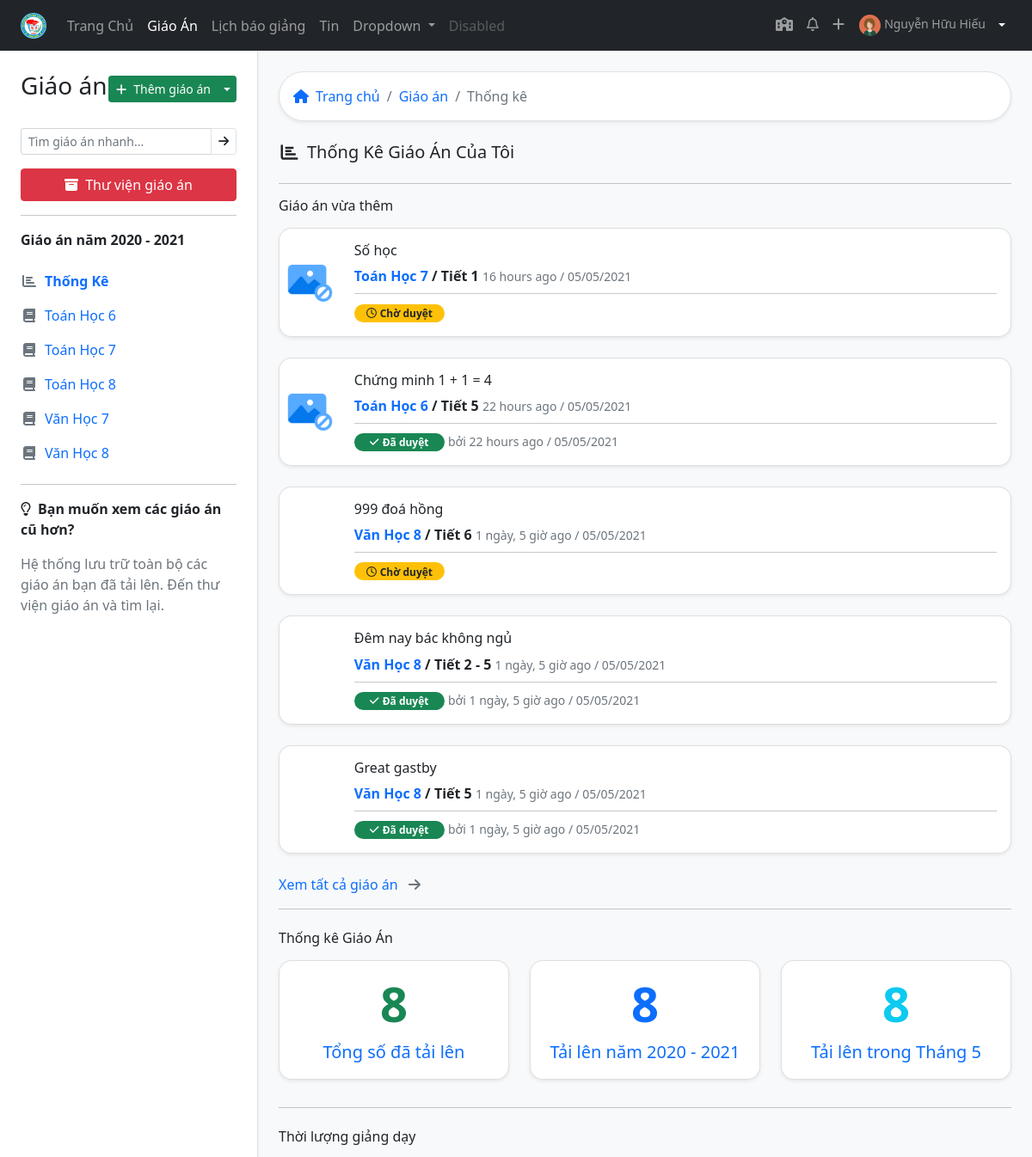
Before: /lessondashboard/ (signed in, upper part) with the older database file.
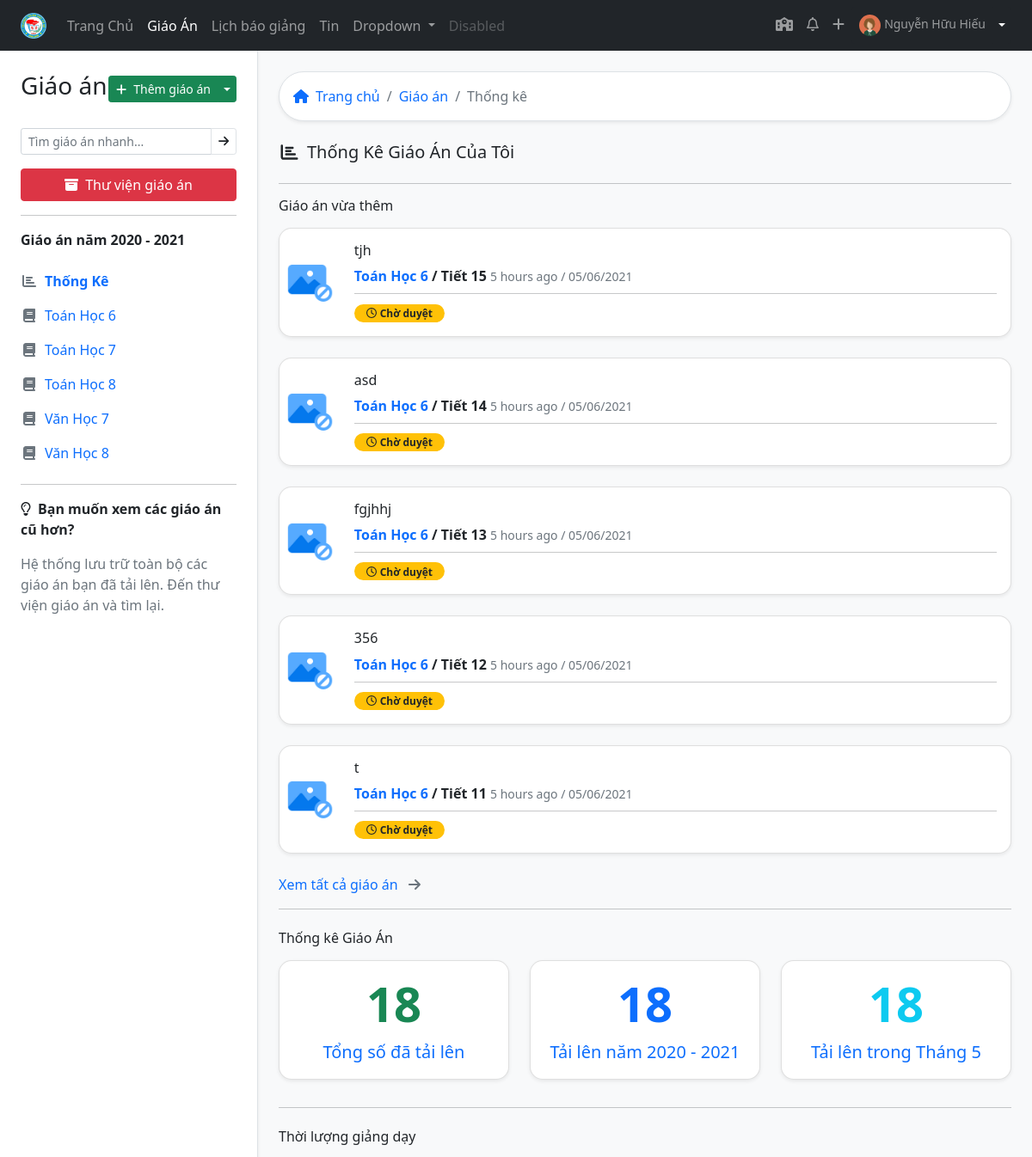
After: the same page with the newer database file.
### lessonmanagement/models.py (models this page shows, shortened)
class SchoolAbstract(models.Model):
    title = models.CharField(max_length=50, verbose_name="Tiêu đề")
    description = models.CharField(max_length=200, verbose_name="Mô tả sơ lược", blank=True)
    cover = models.ImageField(upload_to="coverimages/", verbose_name="Ảnh bìa", null = True, blank = True)
    class Meta:
        abstract = True

class Subject(SchoolAbstract):
    group = models.ForeignKey("GroupSubject", related_name='subject123',on_delete=models.SET_NULL, null=True, blank=True, verbose_name='Bộ môn')
    subject_slug = models.SlugField(max_length=50, null=True, blank=True)
    class Meta:
        verbose_name = "Môn học"
        verbose_name_plural = "Môn học"

class Lesson(models.Model):
    title = models.CharField(max_length=200)
    lesson_path = models.FileField(blank=True, null=True)
    upload_time = models.DateTimeField(blank=True, null=True)
    edit_time = models.DateTimeField(blank=True, null=True)
    LEVEL_CHOICES = [
        (6, 6),
        (7, 7),
        (8, 8),
        (9, 9)
    ]
    level = models.IntegerField(choices=LEVEL_CHOICES)
    description = models.CharField(max_length=200, null=True, blank=True)
    teacher = models.ForeignKey(Teacher, on_delete=models.CASCADE)
    subject = models.ForeignKey(Subject, on_delete=models.CASCADE)
    start_number_lesson = models.IntegerField(help_text="Bài giảng này ở tiết số mấy")
    cout_number_lesson = models.IntegerField(help_text="Bài giảng này trong bao nhiêu tiết")
    schoolyear = models.ForeignKey("Schoolyear", on_delete=models.CASCADE, blank=True, null=True)
    classyear = models.ManyToManyField(Classyear, through="LessonClassyear")
    STATUS_CHOICES = [
    ('pending', 'Chờ duyệt'),
    ('acept', 'Đã duyệt'),
    ('deny', 'Bị từ chối'),
    ]
    status = models.CharField(max_length=10, blank=True, choices=STATUS_CHOICES ,default='pending')
    checker = models.ForeignKey(Teacher, related_name="lesson_checker" ,on_delete=models.SET_NULL, null=True, blank=True)
    check_date = models.DateTimeField(auto_now=True)
    note_checker = models.CharField(max_length=200, blank=True)
    class Meta:
        verbose_name = "Giáo Án"
        verbose_name_plural = "Giáo Án"
        ordering = ["-upload_time"]
    def start_year_level(self):
        if now.month < 9:
            return school_year_def(self.upload_time) - self.level + 6
        else:
            return school_year_def(self.upload_time) - self.level + 7

class Teacher(models.Model):
    user = models.OneToOneField(User, on_delete=models.SET_NULL, blank=True, null=True, verbose_name="Tài khoản đăng nhập", help_text="Tài khoản đăng nhập viết liền không dấu. Ví dụ: nhhieu. Viết tắt của Nguyễn Hữu Hiếu. Nếu trùng họ tên thì thêm số vào sau, ví dụ nhhieu2")
    firstname = models.CharField("Họ",max_length=20, blank=True)
    lastname = models.CharField("Tên", max_length=20, blank=True)
    zalo_number = models.DecimalField(verbose_name="Số điện thoại",help_text="Số điện thoại có đăng ký zalo, sử dụng để nhận thông báo từ ban giám hiệu", max_digits=12, decimal_places=0,null=True, blank=True)
    birth_date = models.DateField("Ngày sinh", null=True, blank=True)
    SEX_CHOICES = [
    ('male', 'Nam'),
    ('female', 'Nữ')
    ]
    sex = models.CharField(verbose_name="Giới tính", max_length=6, choices=SEX_CHOICES, null=True, blank=True)
    main_subject = models.ForeignKey("Subject",on_delete=models.SET_NULL,null=True,blank=True, verbose_name="Chuyên môn chính")
    EDUCATION_LEVEL_CHOICES = [
        ('inter', 'Trung Cấp'),
        ('college', 'Cao Đẳng'),
        ('university', 'Đại Học'),
        ('master', 'Thạc Sĩ')
    ]
    education_level = models.CharField(max_length=20, choices=EDUCATION_LEVEL_CHOICES, null=True, blank=True)
    is_work = models.BooleanField("Có đang công tác",default=True, help_text="Tích vào ô nếu đang công tác tại trường, bỏ tích nếu đã nghỉ hưu hoặc chuyển sang đơn vị khác")
    def user_directory_path(instance, filename):
        return 'user_{0}/{1}'.format(instance.user.id, filename)
    avatar = models.ImageField("Ảnh đại diện", help_text = "Ảnh nên được crop về ảnh vuông để đạt được độ thẩm mỹ cao nhất",upload_to = user_directory_path, blank = True, null = True)
    def full_name(self):
        return ('%s %s') % (self.firstname, self.lastname)
    class Meta:
        verbose_name = "Giáo viên"
        verbose_name_plural = "Giáo viên"
    def schoolyear(self):
        if now.month < 9:
            return ('%s - %s') % (now.year - 1, now.year)
        else:
            return ('%s - %s') % (now.year, now.year+1)
    def lesson_list(self):
        return self.lesson_set.filter(teacher = self.user.id)
    def subject_classyear_list(self):
        return self.subjectclassyear_set.filter(is_teach_now = True).order_by('subject__title').values('subject__title', 'classyear__startyear','subject__group__title').distinct()
    def latest_lesson(self):
        return Lesson.objects.filter(teacher=self.user.teacher.id).order_by('-upload_time')[:5]
    def count_lesson(self):
        count = {}
        teacher = self.user.teacher.id
        lessons = Lesson.objects.filter(teacher=teacher)
        count['total'] = lessons.count()
        current_year = [school_year_def(now), school_year_def(now)+1]
        lesson_current_year = lessons.filter(upload_time__year__in = current_year )
        count['year'] = lesson_current_year.count()
        lesson_current_month =  lessons.filter(upload_time__year__in = current_year).filter(upload_time__month = now.month)
        count['month'] = lesson_current_month.count()
        return count

### lessonmanagement/views.py (the view)
# urls.py: path('lessondashboard/', views.lessondashboard, name="lessondashboard"),
@login_required
def lessondashboard(request):
    teacher = request.user.teacher
    subject_classyear = SubjectClassyear.objects.filter(teacher=teacher.id, is_teach_now=True)
    context = { 'subject_classyear': subject_classyear
    }
    return render(request, 'lessondashboard.html', context)

### lessonmanagement/models.py (called while the page is built)
def class_level_def(year):
    i = 0
    if (now.month < 9):
        i =  (now.year - year) + 5
    else:
        i = (now.year - year) + 6
    if i in [6,7,8,9]:
        return i
    else:
        return year

def school_year_def(upload_time):
    if (upload_time.month < 9):
        return upload_time.year -1
    else:
        return upload_time.year

    @property
    def class_level(self):
        return class_level_def(self.startyear)

    def class_title_year(self):
        return "%s%s" % (self.class_level, self.title)

    def __str__(self):
        return  self.class_title_year()

### lessonmanagement/templatetags/lessonmanagement_extras.py (called while the page is built)
@register.filter
def classlevel(value):
    now = datetime.datetime.now()
    i = 0
    if (now.month < 9):
        i =  (now.year - value) + 5
    else:
        i = (now.year - value) + 6
    if i in [6,7,8,9]:
        return i
    else:
        return value

### lessonmanagement/templates/lessondashboard.html (shortened to what the changed rows need)
          {% extends 'base_withsidebar.html' %}
          {% load static %}
          {% block content %}
          {% load lessonmanagement_extras %}
          {% load humanize %}
          {% with teacher=request.user.teacher %}
                {% for i in teacher.latest_lesson %}
                <div class="card mb-4 rounded-15 shadow-sm">
                  <div class="row g-0">
                    <div class="col-1 p-2 d-flex align-items-center">
                      <img src="
                      {% if i.subject.cover %}
                      {{ i.subject.cover.url }}
                      {% else %}
                      {% static 'imgs/no-image.png' %}
                      {% endif %}
                      "  class="img-fluid" alt="">
                    </div>
                    <div class="col-11">
                      <div class="card-body">
                        <h6 class="card-title">
                          <a href="{% url 'lesson' i.id %}" class="text-reset text-decoration-none">  {{ i.title }}</a>
                        </h6>
                        <span class="text-dark fw-bold">
                        <a href="{% url 'lessons_subject_level' i.subject.title|slugify i.start_year_level %}" class="text-decoration-none">{{ i.subject.title }} {{ i.level }}</a> / Tiết {{ i.start_number_lesson}} {% if i.cout_number_lesson > 1 %} - {{ i.start_number_lesson|add:i.cout_number_lesson }} {% endif %}
                      </span>
                      <small class="text-muted">
    {{ i.upload_time|naturaltime }} / {{ i.upload_time|date:"SHORT_DATE_FORMAT" }}</small>
                        <hr class="my-2">
                        {% if i.status == "pending" %}
                        <span class="badge bg-warning text-dark rounded-pill" style="width: 105px;"><i class="far fa-clock me-1"></i>Chờ duyệt</span>
                        {% elif i.status == "acept" %}
                        <span class="badge bg-success  rounded-pill" style="width: 105px;"><i class="fas fa-check me-1"></i>Đã duyệt</span> <small class="text-muted">bởi<a href="#" class="text-decoration-none"> {{ i.checker.full_name }}</a>
                          {{ i.upload_time|naturaltime}} / {{ i.check_date|date:"SHORT_DATE_FORMAT" }}</small>
                        {% endif %}
                      </div>
                    </div>
                  </div>
                </div>
                {% endfor %}
          <div class="row">
            <div class="col">
                <div class="card  rounded-15 shadow-sm mb-3 text-center">
                  <div class="card-body">
                    <h1 class="card-title link-success fw-bold display-4">{{ teacher.count_lesson.total }}</h1>
                    <p class="card-text text-muted fs-5" >
                      <a href="{% url 'alllessons' %}" class="stretched-link text-decoration-none">Tổng số đã tải lên</a>
                    </p>
                  </div>
                </div>
          </div>
            <div class="col">
              <a href="{% url 'alllessons' %}" class="text-decoration-none">
              <div class="card rounded-15 shadow-sm mb-3  text-center">
                <div class="card-body">
                 <h1 class="card-title link-primary fw-bold display-4">{{ teacher.count_lesson.year }}</h1>
                 <p class="card-text text-muted fs-5" >
                 <a href="{% url 'alllessons' %}" class="stretched-link text-decoration-none">Tải lên năm {{ teacher.schoolyear }}</a>
                 </p>
                </div>
              </div>
              </a>
            </div>
            <div class="col">
              <a href="{% url 'alllessons' %}" class="text-decoration-none">
              <div class="card rounded-15 shadow-sm mb-3  text-center">
                <div class="card-body">
                 <h1 class="card-title link-info fw-bold display-4">{{ teacher.count_lesson.month }}</h1>
                 <p class="card-text text-muted fs-5" >
                 <a href="{% url 'alllessons' %}" class="stretched-link text-decoration-none">Tải lên trong {% now "M" %}</a>
                 </p>
                </div>
              </div>
              </a>
            </div>
          </div>
          {% endwith %}
           {% endblock %}

### lessonmanagement/templates/sidebar.html (shortened to what this page needs)
{% load lessonmanagement_extras %}
{% with teacher=request.user.teacher %}
<div class="position-sticky top-0 start-0 pt-4">
    <div class="d-flex justify-content-between mb-4 align-items-center">
      <h3>Giáo án</h3>
<div class="btn-group">
  <a href="{% url 'addlesson' %}" class="btn btn-sm btn-success"><i class="fas fa-plus me-2"></i>Thêm giáo án</a>
  <button type="button" class="btn btn-sm btn-success dropdown-toggle dropdown-toggle-split" data-bs-toggle="dropdown" aria-expanded="false">
  </button>
</div>
      </div>
        <div class="input-group input-group-sm mb-3">
        <input type="search" class="form-control " list="datalistOptions" id="quicksearch" placeholder="Tìm giáo án nhanh..." aria-describedby="button-addon2" name="search" >
          <a href="" class="btn border" id="button-addon2"><i class="fas fa-arrow-right"></i></a>
        </div>
      <a href="{% url 'alllessons' %}" class="btn  btn-danger w-100"><i class="fas fa-archive me-2"></i>Thư viện giáo án </a>
      <div class="list-group">
        <hr >
      <span class="fw-bold mb-3">Giáo án năm {{ teacher.schoolyear }} </span>
      <a href="{% url 'lessondashboard' %}" class="list-group-item list-group-item-action border-0 text-primary ps-0 {% if request.path == '/lessondashboard/' %} fw-bold {% endif %}"><i class="fas fa-chart-bar me-2 text-muted  fa-fw "></i>Thống Kê</a>
        {% for i in teacher.subject_classyear_list %}
     <a href="{% url 'lessons_subject_level' i.subject__title|slugify i.classyear__startyear|classlevel %}" class="list-group-item list-group-item-action border-0 text-primary ps-0"><i class="fas fa-book fa-fw me-2 text-muted"></i>{{ i.subject__title }} {{ i.classyear__startyear|classlevel }} </a>
        {% endfor %}
        <hr>
        <span class="fw-bold mb-3"><i class="far fa-lightbulb me-2"></i>Bạn muốn xem các giáo án cũ hơn?</span>
        <p class="text-muted pe-3">Hệ thống lưu trữ toàn bộ các giáo án bạn đã tải lên. Đến thư viện giáo án và tìm lại.</p>
      </div>
    </div>
  {% endwith %}

Changed rows visible on the page:
no longer on this page (row edited): Lesson: title "Số học", subject "Toán Học", level "7", start_number_lesson "1", upload_time "16 hours ago", upload_time "05/05/2021", status "pending" (drawn)
no longer on this page (row unchanged): Lesson: title "Chứng minh 1 + 1 = 4", subject "Toán Học", level "6", start_number_lesson "5", upload_time "22 hours ago", upload_time "05/05/2021", check_date "05/05/2021"
no longer on this page (row unchanged): Lesson: title "999 đoá hồng", subject "Văn Học", level "8", start_number_lesson "6", upload_time "1 ngày, 5 giờ ago", upload_time "05/05/2021", status "pending" (drawn)
no longer on this page (row unchanged): Lesson: title "Đêm nay bác không ngủ", subject "Văn Học", level "8", start_number_lesson "2", start_number_lesson|add "5", upload_time "1 ngày, 5 giờ ago", upload_time "05/05/2021", check_date "05/05/2021"
no longer on this page (row unchanged): Lesson: title "Great gastby", subject "Văn Học", level "8", start_number_lesson "5", upload_time "1 ngày, 5 giờ ago", upload_time "05/05/2021", check_date "05/05/2021"
computed for Teacher: count_lesson.total "8" → "18"; count_lesson.year "8" → "18"; count_lesson.month "8" → "18"
added Lesson: title "tjh", subject "Toán Học", level "6", start_number_lesson "15", upload_time "5 hours ago", upload_time "05/06/2021", status "pending" (drawn)
added Lesson: title "asd", subject "Toán Học", level "6", start_number_lesson "14", upload_time "5 hours ago", upload_time "05/06/2021", status "pending" (drawn)
added Lesson: title "fgjhhj", subject "Toán Học", level "6", start_number_lesson "13", upload_time "5 hours ago", upload_time "05/06/2021", status "pending" (drawn)
added Lesson: title "356", subject "Toán Học", level "6", start_number_lesson "12", upload_time "5 hours ago", upload_time "05/06/2021", status "pending" (drawn)
added Lesson: title "t", subject "Toán Học", level "6", start_number_lesson "11", upload_time "5 hours ago", upload_time "05/06/2021", status "pending" (drawn)
